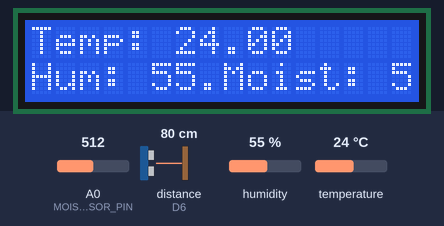
The sketch below on a simulated ESP8266 (NodeMCU). Parts: 16×2 character LCD. Inputs (shaded band) come from the test bench; at power-on: humidity 55 %, A0 (MOISTURE_SENSOR_PIN) = 512, temperature 24 °C, distance to the obstacle (sensor on D6) 80 cm. The echo pulse lasts 58.3 µs per cm; WiFi joins after 1.5 s; servers stay silent unless stated; what the sketch prints to the serial monitor is not drawn.

Above: at 12.5 s.
12.6 s: humidity set to 22 %
At 16.7 s:
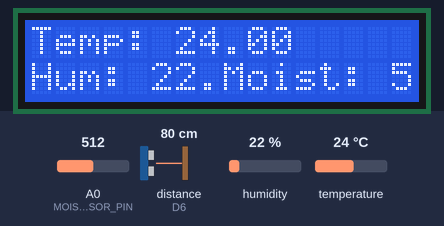
17.4 s: A0 (MOISTURE_SENSOR_PIN) set to 390
At 18.6 s:
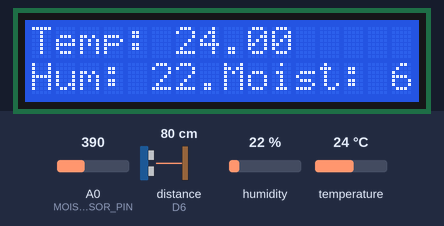
19.4 s: temperature set to 12 °C
At 21.0 s:
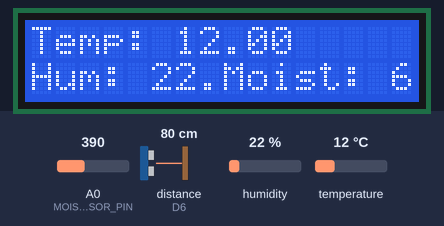
21.4 s: A0 (MOISTURE_SENSOR_PIN) set to 306
At 22.8 s:
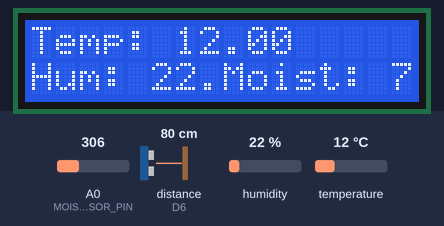
23.4 s: humidity set to 40 %
At 25.1 s:
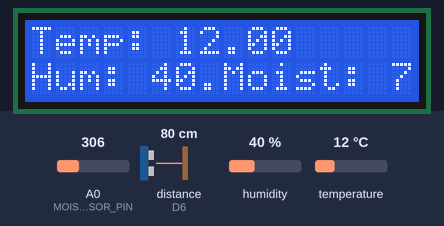
25.4 s: A0 (MOISTURE_SENSOR_PIN) set to 410
At 27.1 s:
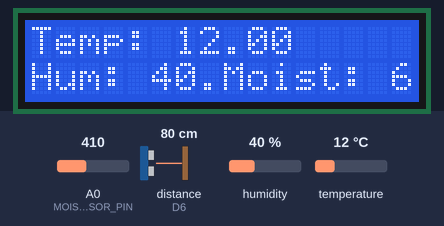
Timing chart, 0 to 28.4 s (numbered marks = the images above; inputs shaded):
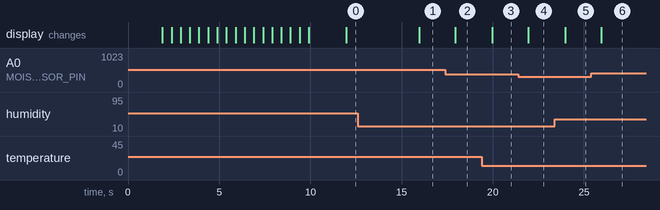

The sketch:

Compost_Monitoring_system.ino
```cpp
#define BLYNK_TEMPLATE_ID " "
#define BLYNK_DEVICE_NAME "Compost Monitoring System"
#define BLYNK_AUTH_TOKEN " "

#include <LiquidCrystal_I2C.h>
#include <DHT.h>
#include <NewPing.h>
#define BLYNK_PRINT Serial  // Comment this out to disable prints and save space
#include <ESP8266WiFi.h>
#include <BlynkSimpleEsp8266.h>

//Initialize the LCD display
LiquidCrystal_I2C lcd(0x27, 16, 2);

char auth[] = BLYNK_AUTH_TOKEN; // Auth token
char ssid[] = "Kokojimz";       // WIFI name
char pass[] = " ";  // WIFI password

BlynkTimer timer;

//Define component pins
#define MOISTURE_SENSOR_PIN A0
#define DHTPIN D3             // Pin untuk DHT11
#define DHTTYPE DHT11         // Tipe sensor DHT
#define TRIGGER_PIN D5  // ESP8266 Pin D5 sebagai pin Trigger
#define ECHO_PIN    D6  // ESP8266 Pin D6 sebagai pin Echo
#define MAX_DISTANCE 400 // Maksimum jarak yang ingin kita ukur (dalam cm)

DHT dht(DHTPIN, DHTTYPE);
NewPing sonar(TRIGGER_PIN, ECHO_PIN, MAX_DISTANCE);

void setup() {
  Serial.begin(9600);
  while (!Serial); // Wait until connected – only necessary on some boards

  lcd.init();
  lcd.backlight();
  dht.begin();

  WiFi.begin(ssid, pass);
  while (WiFi.status() != WL_CONNECTED) {
    delay(500);
    Serial.print(".");
  }
  Serial.println("WiFi connected");

  Blynk.begin(auth, ssid, pass, "blynk.cloud", 80);

  lcd.setCursor(1, 0);
  lcd.print("System Loading");
  for (int a = 0; a <= 15; a++) {
    lcd.setCursor(a, 1);
    lcd.print(".");
    delay(500);
  }
  lcd.clear();

  timer.setInterval(2000L, sendSensorData);
  timer.setInterval(1000L, sendUltrasonicDistance);
}

void sendSensorData() {
  // Reading moisture sensor
  int moistureValue = analogRead(MOISTURE_SENSOR_PIN);
  moistureValue = map(moistureValue, 0, 1024, 0, 100);
  moistureValue = 100 - moistureValue;
  Blynk.virtualWrite(V0, moistureValue);

  // Reading temperature and humidity
  float humidity = dht.readHumidity();
  float temperature = dht.readTemperature();

  // Checking if any reading failed and exit early (to try again).
  if (isnan(humidity) || isnan(temperature)) {
    Serial.println("Failed to read from DHT sensor!");
    return;
  }

  // Sending to Blynk
  Blynk.virtualWrite(V2, temperature);
  Blynk.virtualWrite(V3, humidity);

  // Printing to LCD
  lcd.setCursor(0, 0);
  lcd.print("Temp: ");
  lcd.print(temperature);
  lcd.setCursor(0, 1);
  lcd.print("Hum: ");
  lcd.print(humidity);
  lcd.setCursor(8, 1);
  lcd.print("Moist: ");
  lcd.print(moistureValue);
}

void sendUltrasonicDistance() {
  // Mengukur jarak
  unsigned int uS = sonar.ping();
  float distance = uS / US_ROUNDTRIP_CM; // Konversi waktu ke jarak

  // Kirim jarak ke pin virtual V1 di Blynk
  Blynk.virtualWrite(V1, distance);

  // Opsi: tampilkan jarak di serial monitor untuk debugging
  Serial.print("Jarak: ");
  Serial.print(distance);
  Serial.println("cm");
}

void loop() {
  Blynk.run();
  timer.run();
}
```

Measured:
- after the input at 12.6 s, the display: changes after 3.4 s (image 1)
- after the input at 17.4 s, the display: changes after 0.55 s (image 2)
- after the input at 19.4 s, the display: changes after 0.57 s (image 3)
- after the input at 21.4 s, the display: changes after 0.55 s (image 4)
- after the input at 23.4 s, the display: changes after 0.57 s (image 5)
- after the input at 25.4 s, the display: changes after 0.55 s (image 6)
